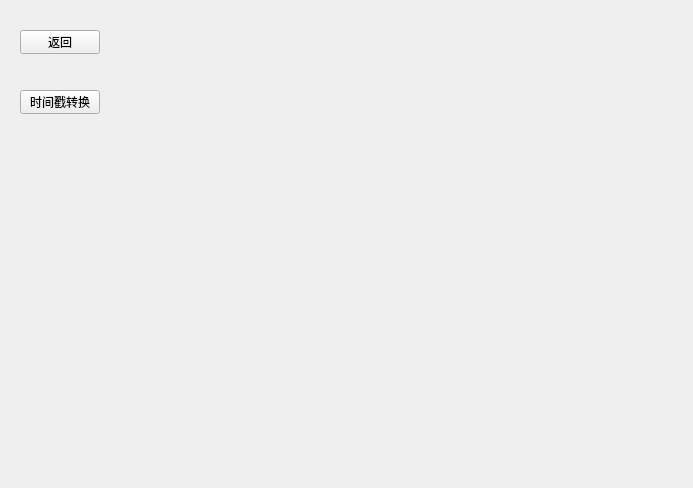
<?xml version="1.0" encoding="UTF-8"?>
<ui version="4.0">
 <class>Convertor</class>
 <widget class="QWidget" name="Convertor">
  <property name="geometry">
   <rect>
    <x>0</x>
    <y>0</y>
    <width>693</width>
    <height>488</height>
   </rect>
  </property>
  <property name="windowTitle">
   <string>Form</string>
  </property>
  <widget class="QPushButton" name="pushButton_to_timestamp">
   <property name="geometry">
    <rect>
     <x>20</x>
     <y>90</y>
     <width>80</width>
     <height>24</height>
    </rect>
   </property>
   <property name="text">
    <string>时间戳转换</string>
   </property>
  </widget>
  <widget class="QPushButton" name="pushButton_to_tools">
   <property name="geometry">
    <rect>
     <x>20</x>
     <y>30</y>
     <width>80</width>
     <height>24</height>
    </rect>
   </property>
   <property name="text">
    <string>返回</string>
   </property>
  </widget>
 </widget>
 <resources/>
 <connections/>
</ui>
